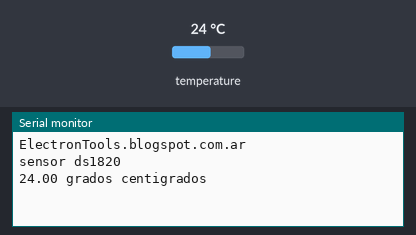
Bench run of a sketch on a simulated Arduino Uno, built with avr-gcc and run on an emulated ATmega328P. Shown: the last lines printed to the serial monitor. The inputs (shaded band) are chosen by the test bench; at power-on: temperature 24 °C.

Above: at 3.2 s.
3.3 s: temperature set to 12 °C
At 4.2 s:
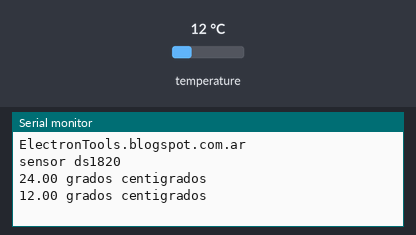
4.8 s: temperature set to 19 °C
At 5.7 s:
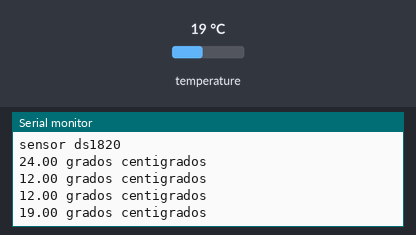
Timing chart, 0 to 7.8 s (numbered marks = the images above; inputs shaded):
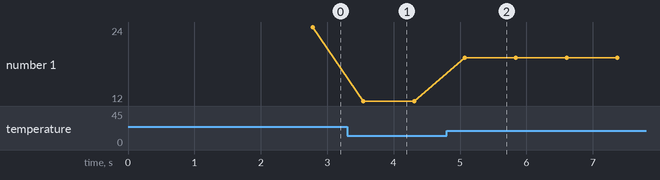

Measured:
- after the input at 3.3 s, the serial monitor: prints a new line after 0.24 s (image 1)
- after the input at 4.8 s, the serial monitor: prints a new line after 0.27 s (image 2)
- plotted number 1: 24 → 12 after the input at 3.3 s, 12 → 19 after the input at 4.8 s

The sketch:

CodigoArduino.ino
```cpp
#include <OneWire.h>
#include <DallasTemperature.h>

#define ONE_WIRE_BUS 2

OneWire ourWire(ONE_WIRE_BUS);
DallasTemperature sensors(&ourWire);

const int analogInPin = A0;
int sensorValue = 0;
unsigned long int avgValue;
float b;
int buf[10],temp;

void setup()
{
delay(1000);
Serial.begin(9600);
Serial.println("ElectronTools.blogspot.com.ar");
Serial.println("sensor ds1820");
delay(1000);
sensors.begin();
Serial.begin(9600);
}


void loop()
{
Serial.println();
sensors.requestTemperatures(); //Le pido sensar
Serial.print(sensors.getTempCByIndex(0));
Serial.println(" grados centigrados");
}


float pH(){
  for(int i=0;i<10;i++)
 {
  buf[i]=analogRead(analogInPin);
  delay(10);
 }
 for(int i=0;i<9;i++)
 {
  for(int j=i+1;j<10;j++)
  {
   if(buf[i]>buf[j])
   {
    temp=buf[i];
    buf[i]=buf[j];
    buf[j]=temp;
   }
  }
 }
 avgValue=0;
 for(int i=2;i<8;i++)
 avgValue+=buf[i];
 float pHVol=(float)avgValue*5.0/1024/6;
 float phValue = -5.70 * pHVol + 21.34;
 Serial.print("sensor = ");
 Serial.println(phValue);

 delay(20);
 return phValue;
}
```
